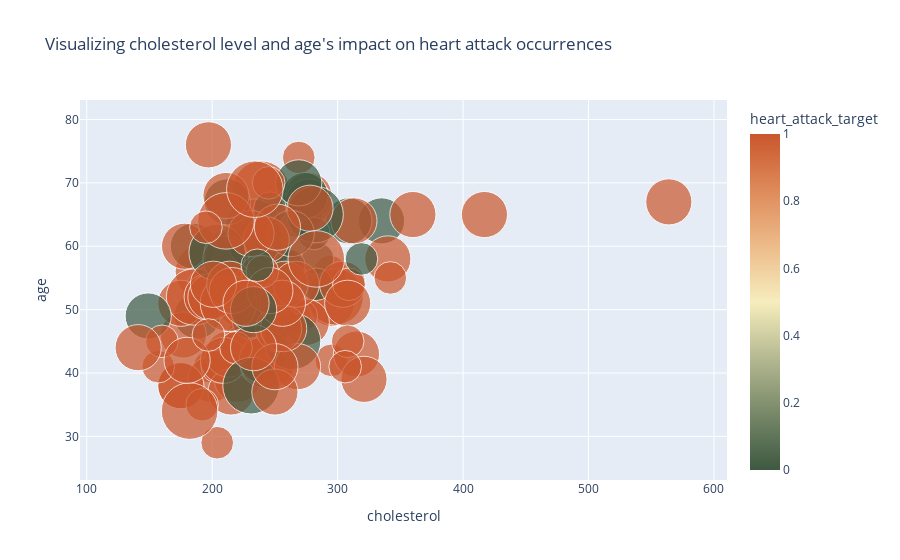

The notebook cell this image was saved under:
### Markdown cell above
Next I would like to do a similiar plot as the one above but with age and cholesterol levels and whether a higher cholesterol level will mean a higher heart attack rate.

### Code cell
px.scatter(train_copy, x='cholesterol', y='age', color='heart_attack_target', size='chest_pain_type', color_continuous_scale='fall', size_max=40, title="Visualizing cholesterol level and age's impact on heart attack occurrences", color_discrete_sequence=['green', 'blue'])

### Figure 1 — Plotly figure (JSON) as saved in the notebook; plotly's stock layout.template omitted (floating-point values rounded to 4 significant figures; data arrays with more than 128 entries replaced by an {"elided": "..."} marker saying what was removed)
{"data": [{"hovertemplate": "cholesterol=%{x}<br>age=%{y}<br>chest_pain_type=%{marker.size}<br>heart_attack_target=%{marker.color}<extra></extra>", "legendgroup": "", "marker": {"color": {"elided": "242 int values"}, "coloraxis": "coloraxis", "size": {"elided": "242 int values"}, "sizemode": "area", "sizeref": 0.001875, "symbol": "circle"}, "mode": "markers", "name": "", "orientation": "v", "showlegend": false, "type": "scatter", "x": {"elided": "242 int values"}, "xaxis": "x", "y": {"elided": "242 int values"}, "yaxis": "y"}], "layout": {"coloraxis": {"colorbar": {"title": {"text": "heart_attack_target"}}, "colorscale": [[0, "rgb(61, 89, 65)"], [0.1667, "rgb(119, 136, 104)"], [0.3333, "rgb(181, 185, 145)"], [0.5, "rgb(246, 237, 189)"], [0.6667, "rgb(237, 187, 138)"], [0.8333, "rgb(222, 138, 90)"], [1, "rgb(202, 86, 44)"]]}, "legend": {"itemsizing": "constant", "tracegroupgap": 0}, "title": {"text": "Visualizing cholesterol level and age's impact on heart attack occurrences"}, "xaxis": {"anchor": "y", "domain": [0, 1], "title": {"text": "cholesterol"}}, "yaxis": {"anchor": "x", "domain": [0, 1], "title": {"text": "age"}}}}
